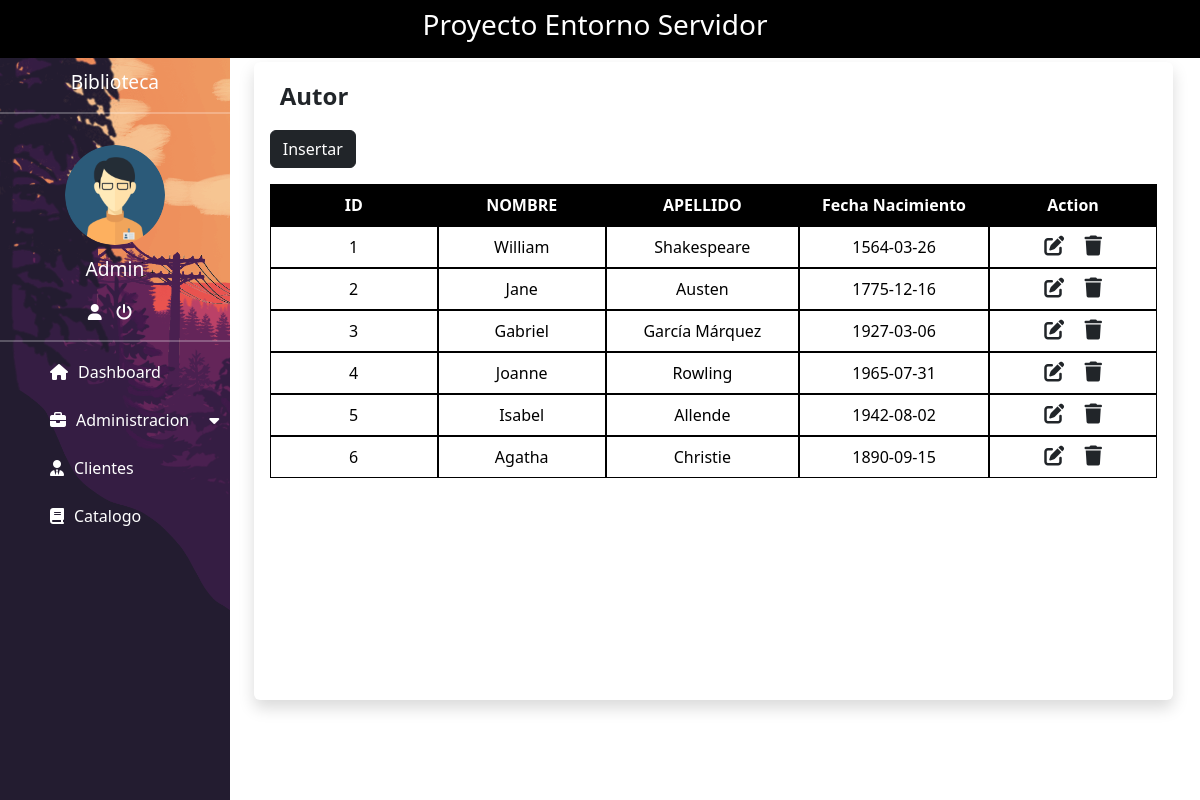
Page /?view=autor (signed in) on the committed database.
### tables this page shows
CREATE TABLE `administrador` (
  `Id_administrador` int(11) NOT NULL,
  `Usuario` varchar(15) NOT NULL,
  `Contraseña` varchar(255) NOT NULL
);

CREATE TABLE `autor` (
  `Id_autor` int(11) NOT NULL,
  `Nombre` varchar(100) NOT NULL,
  `Apellido` varchar(100) NOT NULL,
  `Fecha_nacimiento` date NOT NULL
);

### controller/control.php (called while the page is built, shortened)
<?php
include_once "model/dashboard.php";
class control
{
    public function __construct()
    {
        $this->model = new dashboard();
    }
    public function autor()
    {
        include_once "view/autor.php";
    }
}
?>

### config/conexion.php (called while the page is built)
<?php
class conexion
{
    public static function conectar()
    {
        $connection = new PDO("mysql:host =127.0.0.1; dbname=biblioteca; port=3307", "root", "");
        $connection->setAttribute(PDO::ATTR_ERRMODE, PDO::ERRMODE_EXCEPTION);
        return $connection;
    }
}
?>

### model/dashboard.php (called while the page is built, shortened)
<?php
class dashboard
{
    public $conect;
    public function __construct()
    {
        try {
            $this->conect = conexion::conectar();
        } catch (PDOException $e) {
            die("Error " . $e->getMessage());
        }
    }
    public function nombreUsuario(){
        try {
            $query = "SELECT * FROM `administrador`";
            $stmt = $this->conect->prepare($query);
            $stmt->execute();
            return $stmt->fetchAll(PDO::FETCH_OBJ);
        } catch (PDOException $e) {
            die("Error: " . $e->getMessage());
        }
    }
    public function listaAutor()
    {
        try {
            $query = "SELECT * FROM `autor`";
            $stmt = $this->conect->prepare($query);
            $stmt->execute();
            return $stmt->fetchAll(PDO::FETCH_OBJ);
        } catch (PDOException $e) {
            die("Error: " . $e->getMessage());
        }
    }
}
?>

### view/autor.php (the view, shortened to what this page needs)
<!DOCTYPE html>
<html lang="en">
<head>
    <link href="https://cdn.jsdelivr.net/npm/bootstrap@5.3.2/dist/css/bootstrap.min.css" rel="stylesheet"
>
    <link rel="stylesheet" href="https://cdnjs.cloudflare.com/ajax/libs/font-awesome/6.4.2/css/all.min.css"
 />
    <link rel="stylesheet" href="resources/css/style.css">
    <link rel="stylesheet" href="resources/css/table.css">
</head>
<body>
    <nav class="navbar navbar-expand-xl navbar-dark bg-black">
        <div class="container-fluid justify-content-center">
            <h3 class="col-lg-6 col-md-12 col-sm-12 col-12 text-center color">Proyecto Entorno Servidor</h3>
        </div>
    </nav>
    <section>
        <div class="margen">
            <div class="row">
                <div class="col-4 linea-vertical">
                    <p class="size">Biblioteca</p>
                    <hr>
                    <img src="resources/img/ad.png" alt="" class="admin">
                    <?php foreach ($this->model->nombreUsuario() as $key): ?>
                        <p class="size"><?php echo $key->Usuario; ?></p>
                    <?php endforeach; ?>
                    <a href="" title="Cuenta" class="color" data-bs-toggle="modal"
                        data-bs-target="#Modal-cuenta"><i class="fa-solid fa-user"></i></a>
                    <a href="" title="Cerrar Sesion" class="color" data-bs-toggle="modal"
                        data-bs-target="#exampleModal"><i class="fa-solid fa-power-off"></i></a>
                    <hr>
                    <nav>
                        <ul>
                            <li><a href="?view=index" class="spaces"><i class="fa-solid fa-house top"></i>Dashboard</a>
                            </li>
                            <li><a href="#" class="spaces"><i class="fa-solid fa-briefcase space"></i>Administracion<i
                                        class="fa-solid fa-caret-down space"></i></a>
                            </li>
                            <li><a href="?view=cliente" class="spaces"><i class="fa-solid fa-user-tie space"></i>Clientes</a>
                            </li>
                            <li><a href="?view=catalogo" class="spaces"><i class="fa-solid fa-book space"></i>Catalogo</a>
                            </li>
                        </ul>
                    </nav>
                </div>
                <div class="col-9 custom-card-body">
                    <div class="container mt-1">
                        <div class="row">
                            <div class="col m-auto">
                                <div class="card border-0 shadow">
                                    <div class="card-body">
                                        <b class="aling">Autor</b><br>
                                        <a href="" class="btn btn-dark mb-3 mt-3" data-bs-toggle="modal"
                                            data-bs-target="#Modal-insertar">Insertar</a>
                                        <div class="table-wrapper">
                                            <table class="table table-hover text-center">
                                                <thead>
                                                    <tr>
                                                        <th>ID</th>
                                                        <th>NOMBRE</th>
                                                        <th>APELLIDO</th>
                                                        <th>Fecha Nacimiento</th>
                                                        <th>Action</th>
                                                    </tr>
                                                </thead>
                                                <?php foreach ($this->model->listaAutor() as $key): ?>
                                                    <tr>
                                                        <td>
                                                            <?php echo $key->Id_autor; ?>
                                                        </td>
                                                        <td>
                                                            <?php echo $key->Nombre; ?>
                                                        </td>
                                                        <td>
                                                            <?php echo $key->Apellido; ?>
                                                        </td>
                                                        <td>
                                                            <?php echo $key->Fecha_nacimiento; ?>
                                                        </td>
                                                        <td>
                                                            <a href="?view=idAutor&Id_autor=<?php echo $key->Id_autor ?>"
                                                                class="link-dark" title="Editar"><i
                                                                    class="fa-solid fa-pen-to-square fs-5 me-3"></i></a>
                                                            <a href="?view=borrarAutor&Id_autor=<?php echo $key->Id_autor; ?>"
                                                                class="link-dark" title="Eliminar"><i
                                                                    class="fa-solid fa-trash fs-5"></i></a>
                                                        </td>
                                                    </tr>
                                                <?php endforeach; ?>
                                            </table>
                                        </div>
                                    </div>
                                </div>
                            </div>
                        </div>
                    </div>
                </div>
            </div>
        </div>
    </section>
</body>
</html>

### index.php
<?php
include_once "controller/control.php";
include_once "config/conexion.php";
$controller = new control();
if(!isset($_REQUEST["view"])){
    $controller -> index();
}else{
    $action = $_REQUEST["view"];
    call_user_func(array($controller,$action));
}
?>

### resources/css/style.css (style rules this page uses)
* { margin: 0; padding: 0; box-sizing: border-box; }
body { margin: 0; padding: 0; }
.linea-vertical { background-image: url("../img/sideBar.png"); text-align: center; min-height: calc(100vh - 57.6px); width: 20%; padding-right: 0; background-size: cover; }
hr { border-color: white; border-width: 2px; }
.size { color: white; margin-top: 10px; font-size: 1.2rem; }
.color { color: white; margin-right: 10px; }
.margen { margin-right: 15px; }
.admin { width: 100px; height: 100px; border-radius: 50%; object-fit: cover; margin-top: 15px; }
nav ul { margin: 0; padding: 0; list-style: none; line-height: 16px; }
nav ul a { box-sizing: border-box; color: white; display: block; width: 100%; padding: 6px 10px; text-decoration: none; text-align: left; }
.aling { text-align: center; }
.space, .spaces { margin-left: 20px; margin-right: 10px; margin-top: 10px; }
.top { margin-left: 20px; margin-right: 10px; }
.aling { margin-left: 10px; font-size: 1.5rem; }
.custom-card-body { width: 80%; }

### resources/css/table.css (style rules this page uses)
.table-wrapper { width: 100%; height: 500px; overflow: auto; }
.table-wrapper table thead tr th { background-color: black; color: white; }
.table-wrapper table { border-collapse: separate; border-spacing: 0; }
.table-wrapper table thead { position: -webkit-sticky; position: sticky; top: 0; left: 0; }
.table-wrapper table thead th, .table-wrapper table tbody td { width: 10%; border: 1px solid #000; text-align: center; }

### rows in the picture
administrador: Usuario "Admin"
autor: Id_autor "1", Nombre "William", Apellido "Shakespeare", Fecha_nacimiento "1564-03-26"
autor: Id_autor "2", Nombre "Jane", Apellido "Austen", Fecha_nacimiento "1775-12-16"
autor: Id_autor "3", Nombre "Gabriel", Apellido "García Márquez", Fecha_nacimiento "1927-03-06"
autor: Id_autor "4", Nombre "Joanne", Apellido "Rowling", Fecha_nacimiento "1965-07-31"
autor: Id_autor "5", Nombre "Isabel", Apellido "Allende", Fecha_nacimiento "1942-08-02"
autor: Id_autor "6", Nombre "Agatha", Apellido "Christie", Fecha_nacimiento "1890-09-15"
